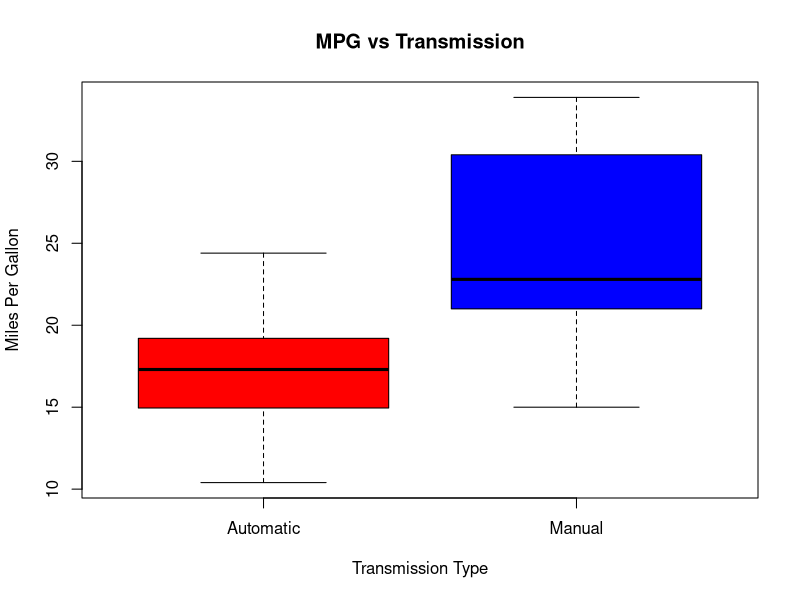
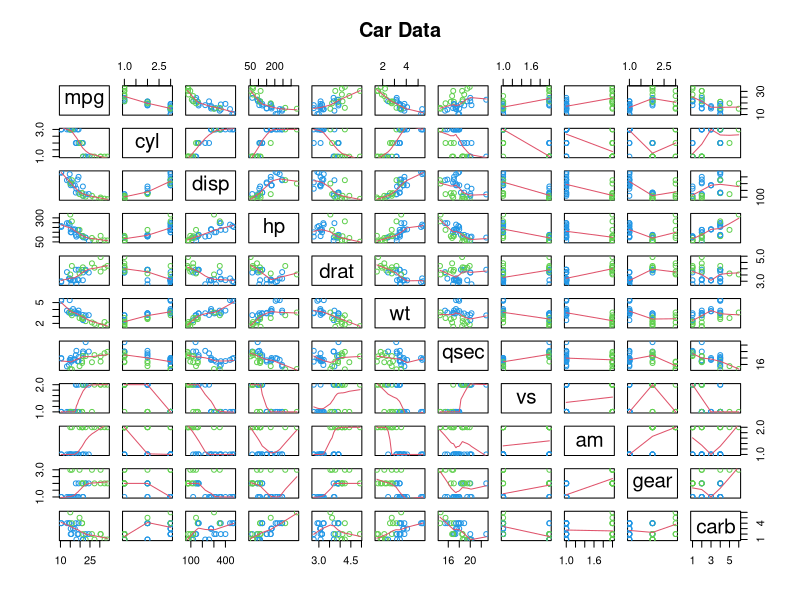
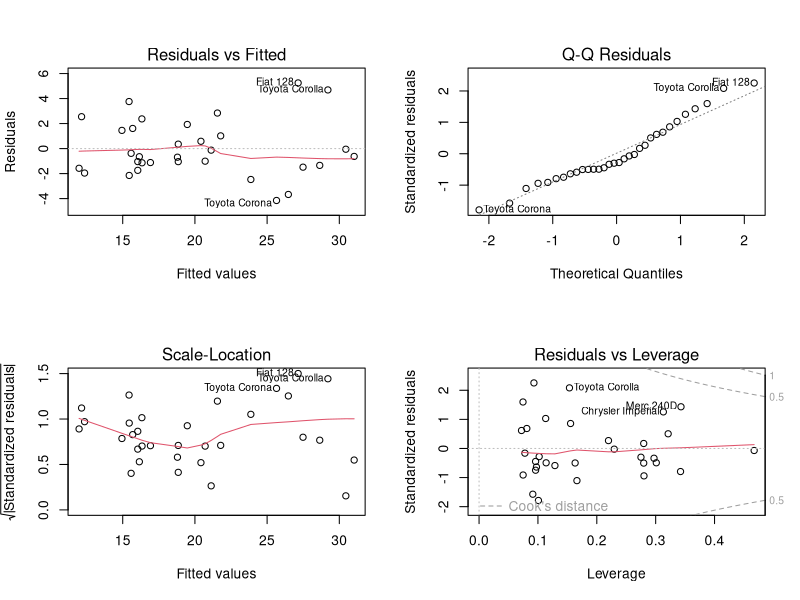

Generate these figures, in order, with R:
## ---- chunk 1
library(graphics)
library(ggplot2)
library(stats)
mtc <- mtcars
## ---- chunk 2
mean_auto   <- mean(mtc[mtc$am==0,'mpg'])
mean_manual <- mean(mtc[mtc$am==1,'mpg'])
num_at_rows <- sum(mtc$am == 0) # Calculate the dynamic values to drop into the report
num_mt_rows <- sum(mtc$am == 1)
## ---- chunk 3
mtc$cyl = factor(mtc$cyl); mtc$vs = factor(mtc$vs); mtc$am = factor(mtc$am)
mtc$gear = factor(mtc$gear); mtc$carb = factor(mtc$carb)
#str(cars) # 5 factor variables and 6 numerics
## ---- chunk 4
fit1 <- lm(mpg ~ cyl + wt, mtc)
newdata <- data.frame( cyl=factor(c(4,6,8)), wt=-3.2056)
res <- predict(fit1, newdata)
res[3] - res[1] # -6.071 
## ---- chunk 5
fit1 <- lm(mpg ~ cyl + wt, data=mtc)
fit2 <- lm(mpg ~ cyl, data=mtc)
newdata1 <- data.frame( cyl=factor(c(4,6,8)), wt=-3.2056)
newdata2 <- data.frame( cyl=factor(c(4,6,8)), wt=0)
res1 <- predict(fit1,newdata1)
res2 <- predict(fit2,newdata2)
res1[3] - res2[3] # 23.1
## ---- chunk 6
fit3 <- lm(mpg ~ cyl * wt, mtc)
shapiro.test(fit3$residuals)
#anova(fit1,fit2,fit3)
#exp(confint(fit3, 'wt')) #95% confidence interval
## ---- chunk 7
boxplot(mpg~am,
        col=c("red","blue"),
        main="MPG vs Transmission",
        xlab="Transmission Type",
        ylab="Miles Per Gallon",
        data=mtc,
        names=c("Automatic","Manual"))
## ---- chunk 8
pairs(mtc, panel=panel.smooth,
      main="Car Data",
      col=3+(mtc$am==0) )
## ---- chunk 9
par(mfrow=c(2,2))
plot(fit3)
## ---- chunk 10
summary(fit1)$coef
